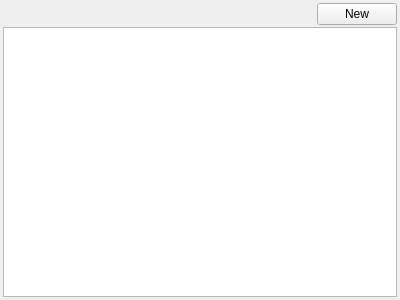
<?xml version="1.0" encoding="UTF-8"?>
<ui version="4.0">
 <class>CellTypesDock</class>
 <widget class="QWidget" name="CellTypesDock">
  <property name="geometry">
   <rect>
    <x>0</x>
    <y>0</y>
    <width>400</width>
    <height>300</height>
   </rect>
  </property>
  <property name="windowTitle">
   <string>Form</string>
  </property>
  <layout class="QGridLayout" name="gridLayout">
   <property name="leftMargin">
    <number>3</number>
   </property>
   <property name="topMargin">
    <number>3</number>
   </property>
   <property name="rightMargin">
    <number>3</number>
   </property>
   <property name="bottomMargin">
    <number>3</number>
   </property>
   <property name="spacing">
    <number>2</number>
   </property>
   <item row="0" column="1">
    <widget class="QPushButton" name="new_2">
     <property name="text">
      <string>New</string>
     </property>
    </widget>
   </item>
   <item row="0" column="0">
    <spacer name="horizontalSpacer">
     <property name="orientation">
      <enum>Qt::Horizontal</enum>
     </property>
     <property name="sizeHint" stdset="0">
      <size>
       <width>40</width>
       <height>20</height>
      </size>
     </property>
    </spacer>
   </item>
   <item row="1" column="0" colspan="2">
    <widget class="QListView" name="cellTypes">
     <property name="editTriggers">
      <set>QAbstractItemView::DoubleClicked|QAbstractItemView::EditKeyPressed</set>
     </property>
    </widget>
   </item>
  </layout>
 </widget>
 <resources/>
 <connections/>
</ui>
